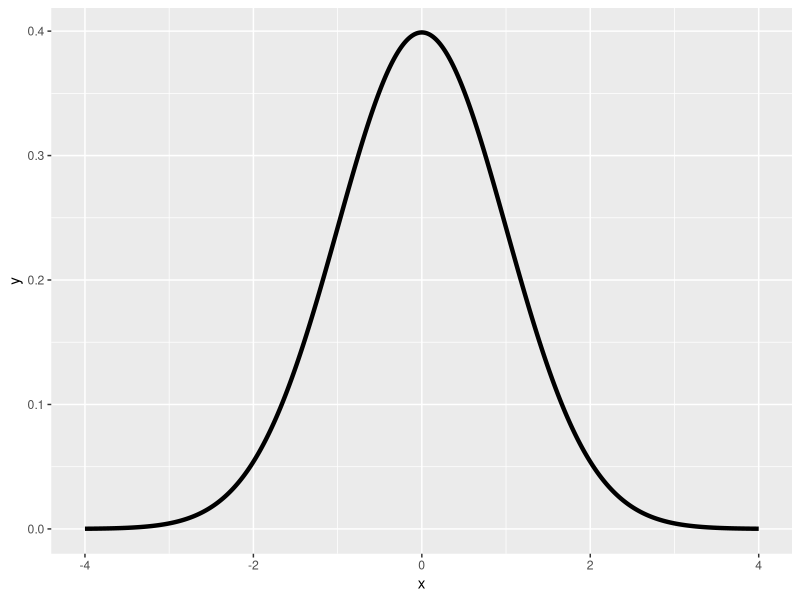

The R script that drew this image: (Note: this script raises an error after producing the figure.)
x <- seq(-4,4, length = 2000)
dat <- data.frame(x=x, y=dnorm(x))
library(ggplot2)
g <- ggplot(dat, aes(x = x, y = y)) + geom_line(size = 1.5)+scale_y_continuous(limits=c(0,max(dat$y)))
g <- g+ layer("area",mapping = aes(x=ifelse(x>qnorm(.95),x,NA)),
            geom_params=list(fill="red",alpha=.5)) 
g <- g + geom_line(x=2.0,size=1.5,colour="blue")
print(g)

